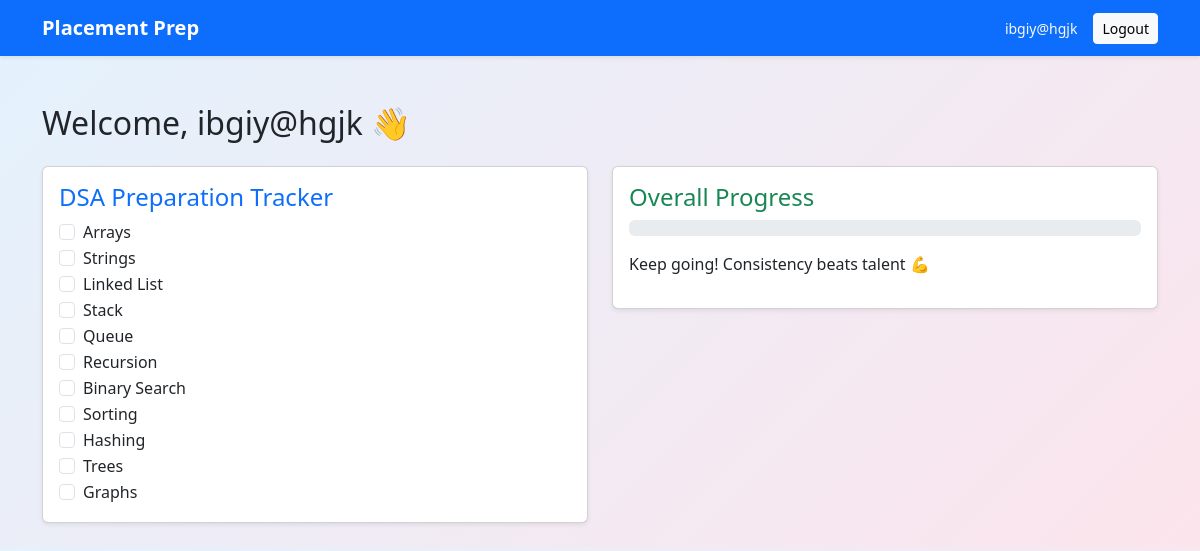
The page /dashboard (signed in) on the database its author committed.
### app.py (models this page shows)
class DSATopic(db.Model):
    id = db.Column(db.Integer, primary_key=True)
    topic = db.Column(db.String(50), nullable=False)
    completed = db.Column(db.Boolean, default=False)
    user_email = db.Column(db.String(100), nullable=False)

### app.py (the view)
@app.route("/dashboard")
def dashboard():
    if "user" not in session:
        return redirect(url_for("login"))
    topics = DSATopic.query.filter_by(
        user_email=session["user"]
    ).all()
    total = len(topics)
    completed = len([t for t in topics if t.completed])
    progress = int((completed / total) * 100) if total > 0 else 0
    return render_template(
        "dashboard.html",
        topics=topics,
        progress=progress
    )

### templates/dashboard.html (shortened to what this page needs)
{% extends "base.html" %}
{% block content %}
<h2 class="mb-4">Welcome, {{ session["user"] }} 👋</h2>
<div class="row">
  <div class="col-md-6">
    <div class="card shadow-sm p-3 mb-4">
      <h4 class="text-primary">DSA Preparation Tracker</h4>
      {% if topics %}
        {% for topic in topics %}
          <div class="form-check">
            <input
              class="form-check-input"
              type="checkbox"
              onchange="updateTopic({{ topic.id }}, this.checked)"
            >
            <label class="form-check-label">
              {{ topic.topic }}
            </label>
          </div>
        {% endfor %}
      {% else %}
        <p class="text-muted">No topics found</p>
      {% endif %}
    </div>
  </div>
  <div class="col-md-6">
    <div class="card shadow-sm p-3">
      <h4 class="text-success">Overall Progress</h4>
      <div class="progress mb-3">
      </div>
      <p>Keep going! Consistency beats talent 💪</p>
    </div>
  </div>
</div>
{% endblock %}

### templates/base.html (shortened to what this page needs)
<!DOCTYPE html>
<html lang="en">
<head>
    <link href="https://cdn.jsdelivr.net/npm/bootstrap@5.3.2/dist/css/bootstrap.min.css" rel="stylesheet">
</head>
<body style="background: linear-gradient(135deg, #e3f2fd, #fce4ec);">
<nav class="navbar navbar-expand-lg navbar-dark bg-primary shadow-sm">
  <div class="container">
    <a class="navbar-brand fw-bold" href="/">Placement Prep</a>
    <div class="d-flex align-items-center">
      {% if session.get("user") %}
          <span class="text-light me-3 small">
              {{ session["user"] }}
          </span>
          <a class="btn btn-light btn-sm" href="/logout">
              Logout
          </a>
      {% endif %}
    </div>
  </div>
</nav>
<div class="container mt-5">
    {% block content %}{% endblock %}
</div>
</body>
</html>

### rows shown on the page
DSATopic: topic "Arrays"
DSATopic: topic "Strings"
DSATopic: topic "Linked List"
DSATopic: topic "Stack"
DSATopic: topic "Queue"
DSATopic: topic "Recursion"
DSATopic: topic "Binary Search"
DSATopic: topic "Sorting"
DSATopic: topic "Hashing"
DSATopic: topic "Trees"
DSATopic: topic "Graphs"

### other values the page prints
{{ session["user"] }} "ibgiy@hgjk"
